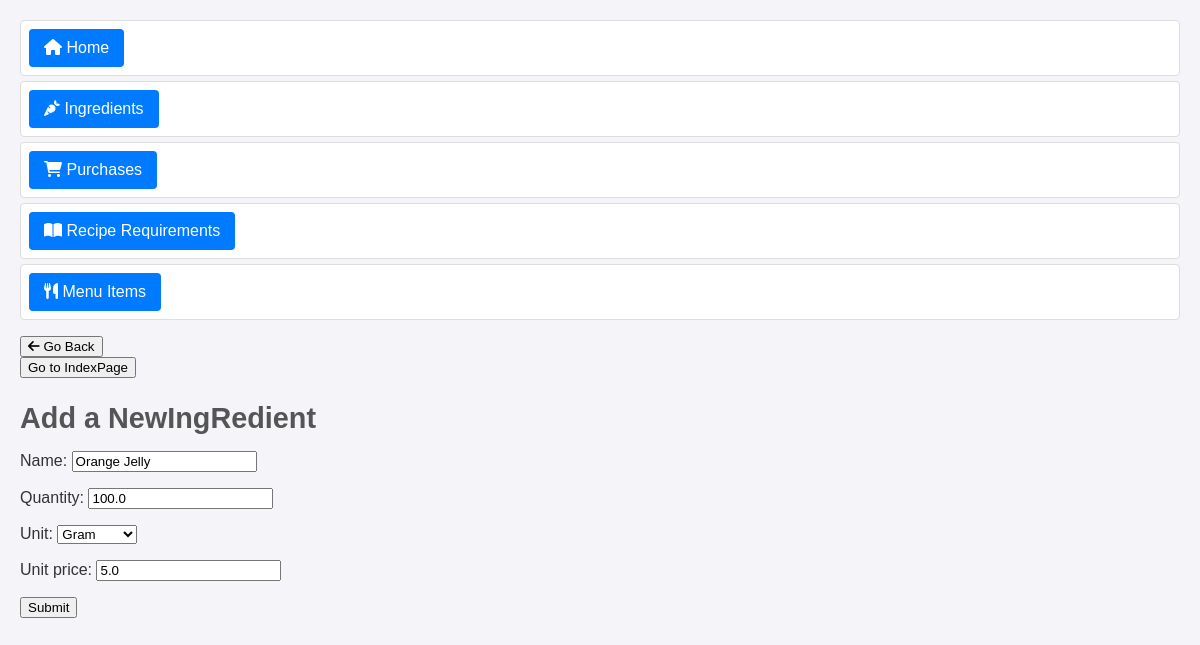
The page /inventory_project/ingredients/1/update/ on the database its author committed.
### inventory_project/models.py (models this page shows, shortened)
class Ingredient(models.Model):
    name = models.CharField(max_length=200, blank=False)
    quantity = models.FloatField(default=0)
    unit_type_choices = [
        ('lbs', 'Pound'),
        ('oz', 'Ounce'),
        ('cups', 'Cup'),
        ('tsp', 'Teaspoon'),
        ('grm', 'Gram'),
        ('tms', 'Times'),
    ]
    unit = models.CharField(
        max_length=4,
        choices=unit_type_choices,
        default='grm'
        )
    unit_price = models.FloatField(blank=False, default=0)

### inventory_project/views.py (the view)
# urls.py: path("ingredients/<int:pk>/update/", views.IngredientsUpdateView.as_view(), name="update_ingredient"),
class IngredientsUpdateView(UpdateView):
    model = Ingredient
    template_name = 'inventory_project/ingredient_form.html'
    form_class = IngredientForm
    success_url = reverse_lazy('ingredients')

### inventory_project/forms.py
class IngredientForm(forms.ModelForm):
    class Meta:
        model = Ingredient
        fields = "__all__"

### inventory_project/templates/inventory_project/ingredient_form.html (shortened to what this page needs)
{% extends 'base.html' %} {% load static %} {% block content %}
<h2>Add a NewIngRedient</h2>
<form method="post">
  <div>
    {{ form.as_p }}
    <input type="submit" value="Submit" />
  </div>
</form>
{% endblock %}

### inventory_project/static/css/styles.css (style rules this page uses)
body { font-family: Arial, sans-serif; margin: 20px; padding: 0; background-color: #f4f4f9; color: #333; }
h2 { color: #555; font-size: 1.8em; margin-bottom: 8px; }

### rows shown on the page
Ingredient: name "Orange Jelly", quantity "100.0", unit "Gram", unit_price "5.0"
